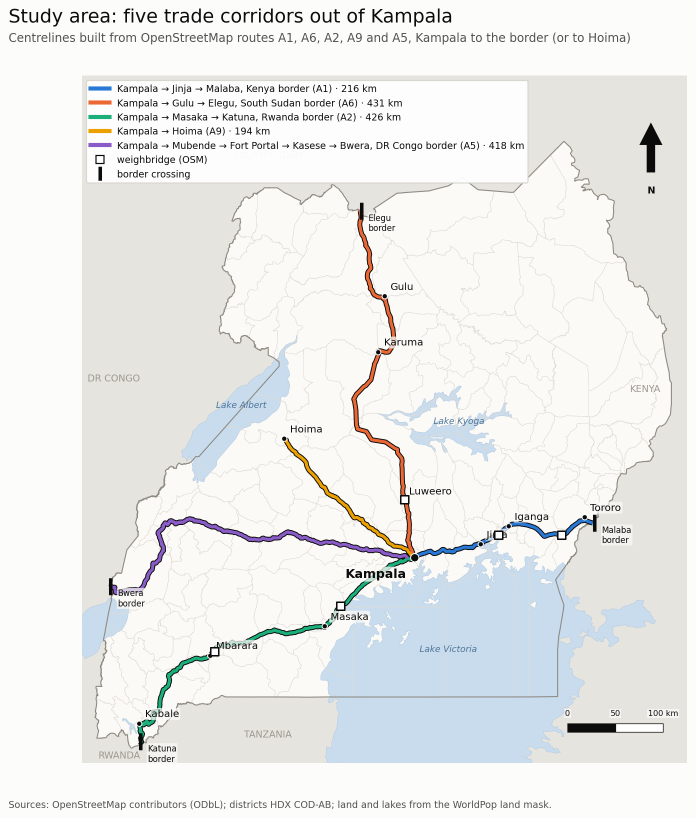
#> input picture figures/m01_study_area.png, 1391 x 1636 px (shown at 1/2 size); its folder holds 8 pictures in this run
$ python build_deck.py
#> lines starting #> are read from the running program, lines starting #| are printed output that depends on the picture
"""Build presentation/highways_high_streets.pptx from the figures and outputs of the study.

    python presentation/build_deck.py

Needs python-pptx and Pillow. Numbers on the slides are read from outputs/ and scripts/config.py,
so the deck follows the corridors in config.CORRIDORS; the few fixed figures are noted in place.
"""
from pptx import Presentation
from pptx.util import Inches, Pt
from pptx.dml.color import RGBColor
from pptx.enum.text import PP_ALIGN, MSO_ANCHOR
from pptx.enum.shapes import MSO_SHAPE
from pptx.chart.data import CategoryChartData
from pptx.enum.chart import XL_CHART_TYPE, XL_LEGEND_POSITION, XL_LABEL_POSITION
import os, sys, tempfile
import pandas as pd
from PIL import Image

ROOT = os.path.abspath(os.path.join(os.path.dirname(__file__), ".."))
sys.path.insert(0, os.path.join(ROOT, "scripts"))
import config as C  # noqa: E402

FIG = os.path.join(ROOT, "figures")
OUTP = os.path.join(ROOT, "outputs")
OUT = os.path.join(ROOT, "presentation", "highways_high_streets.pptx")
S = tempfile.mkdtemp()   # cropped images for the slides


def crop(src, box, name):
#> called with src = 'm01_study_area.png', box = (160, 150, 1375, 1530), name = 'm01.png'
    Image.open(os.path.join(FIG, src)).crop(box).save(os.path.join(S, name))


crop("m01_study_area.png", (160, 150, 1375, 1530), "m01.png")
crop("m01_study_area.png", (160, 370, 1375, 1530), "m01_title.png")
#> call 2 of crop, with src = 'm01_study_area.png', box = (160, 370, 1375, 1530), name = 'm01_title.png'
#> in crop (call 2), `Image.open(os.path.join(FIG, src)).crop(box).save(os.path.join(S, name))`:
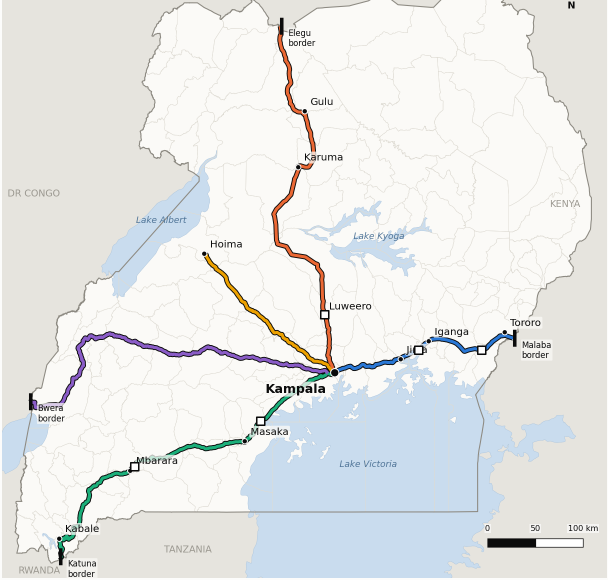
#> saved as m01_title.png: PIL image 1215x1160 RGBA (shown at 1/2 size); mean R, G, B, A 230.8, 232.3, 231.4, 255
crop("m02_bottlenecks.png", (140, 140, 1590, 1545), "m02.png")
#> call 3 of crop, with src = 'm02_bottlenecks.png', box = (140, 140, 1590, 1545), name = 'm02.png'
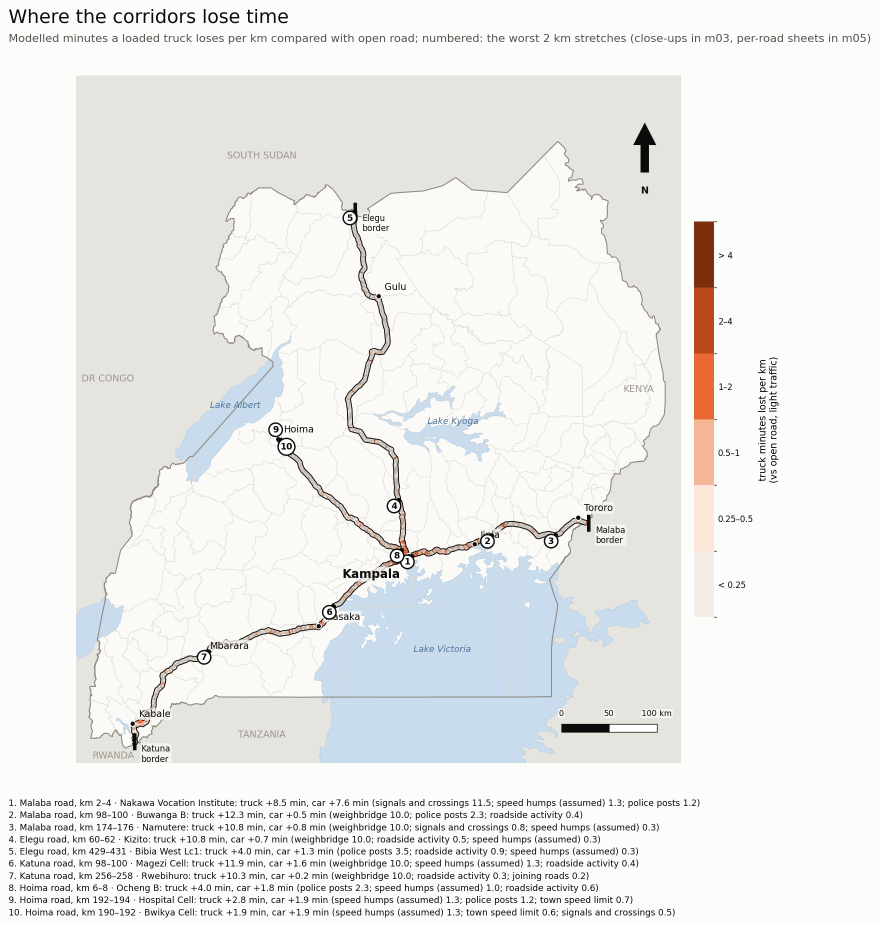
#> input picture figures/m02_bottlenecks.png, 1759 x 1851 px (shown at 1/2 size)
#> in crop (call 3), `Image.open(os.path.join(FIG, src)).crop(box).save(os.path.join(S, name))`:
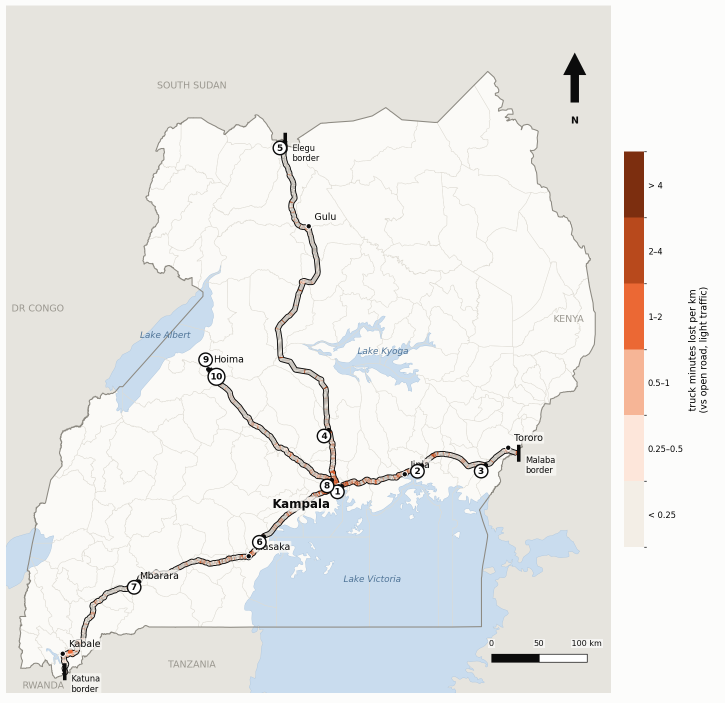
#> saved as m02.png: PIL image 1450x1405 RGBA (shown at 1/2 size); mean R, G, B, A 234.3, 234, 231.9, 255
crop("g04_time_map.png", (0, 120, 1713, 999), "g04.png")
#> call 4 of crop, with src = 'g04_time_map.png', box = (0, 120, 1713, 999), name = 'g04.png'
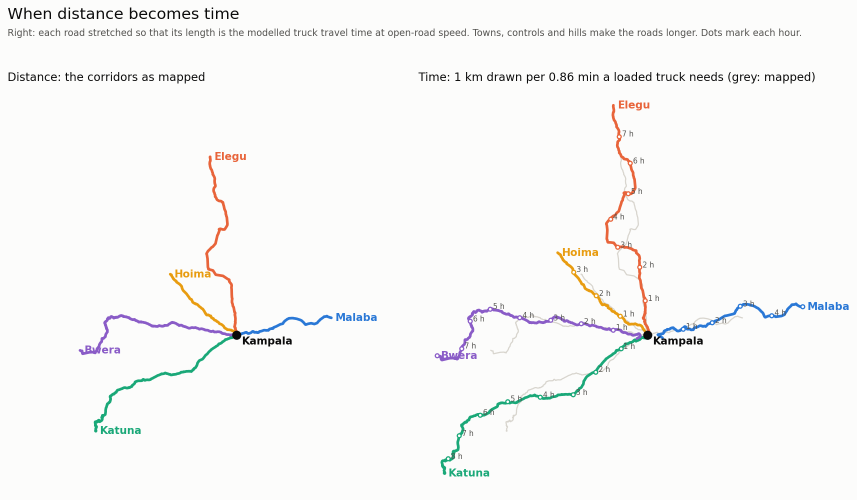
#> input picture figures/g04_time_map.png, 1713 x 999 px (shown at 1/2 size)
#> in crop (call 4), `Image.open(os.path.join(FIG, src)).crop(box).save(os.path.join(S, name))`:
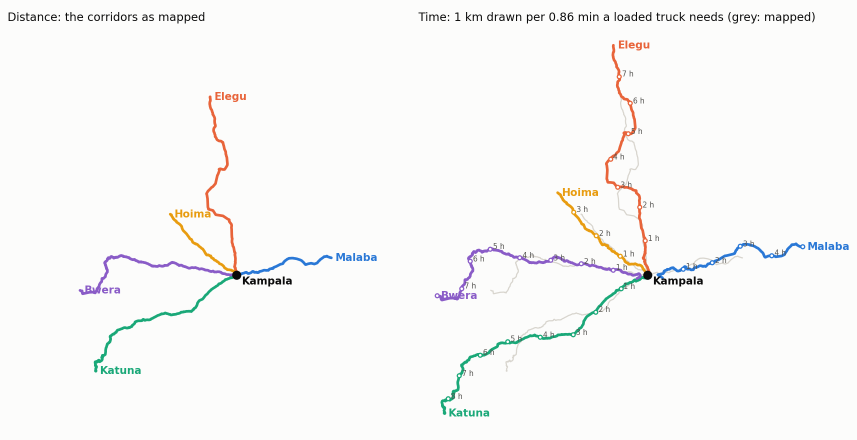
#> saved as g04.png: PIL image 1713x879 RGBA (shown at 1/2 size); mean R, G, B, A 248.4, 248.3, 247.3, 255
crop("f12_rail_map.png", (0, 60, 1193, 1318), "f12.png")
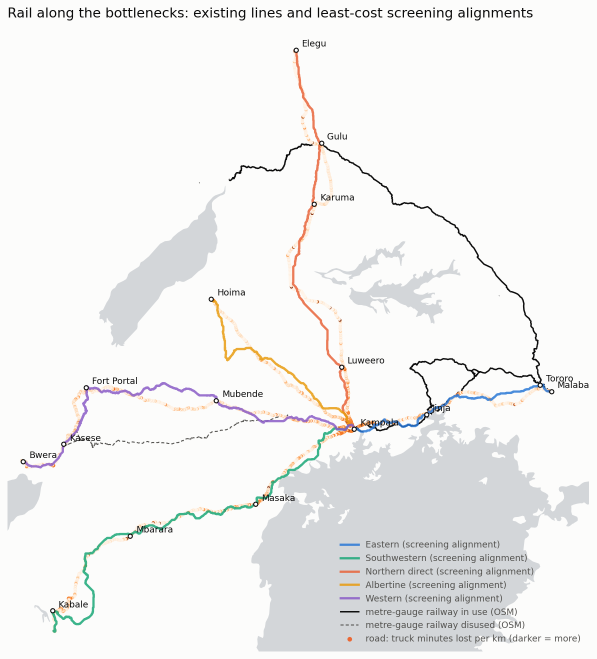
#> input picture figures/f12_rail_map.png, 1193 x 1318 px (shown at 1/2 size)
#> in crop (call 5), `Image.open(os.path.join(FIG, src)).crop(box).save(os.path.join(S, name))`:
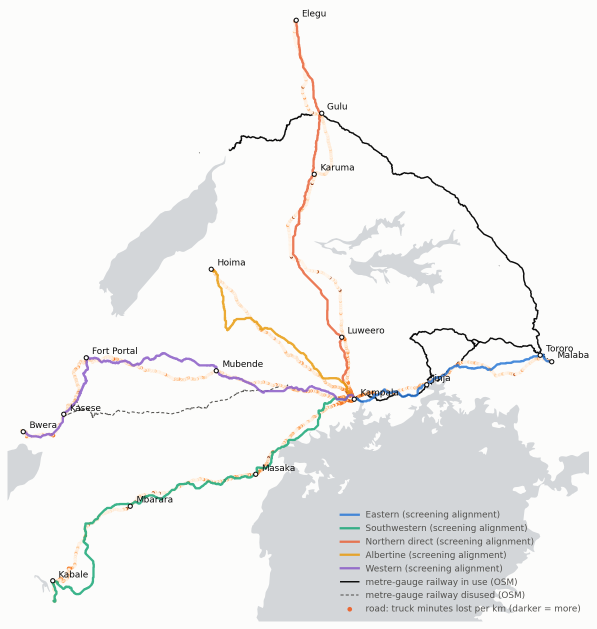
#> saved as f12.png: PIL image 1193x1258 RGBA (shown at 1/2 size); mean R, G, B, A 241.6, 241.7, 241, 255
#> (the run stopped early here; a loop or call above may not have finished)
